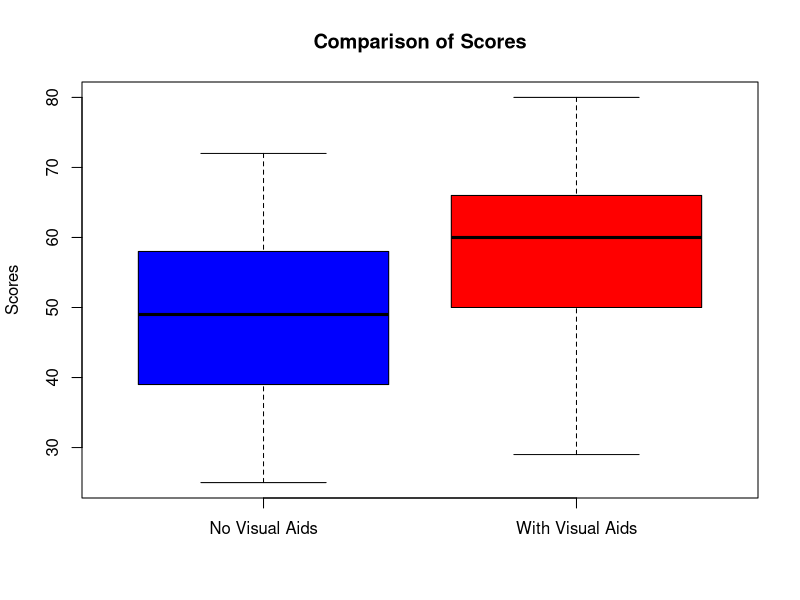
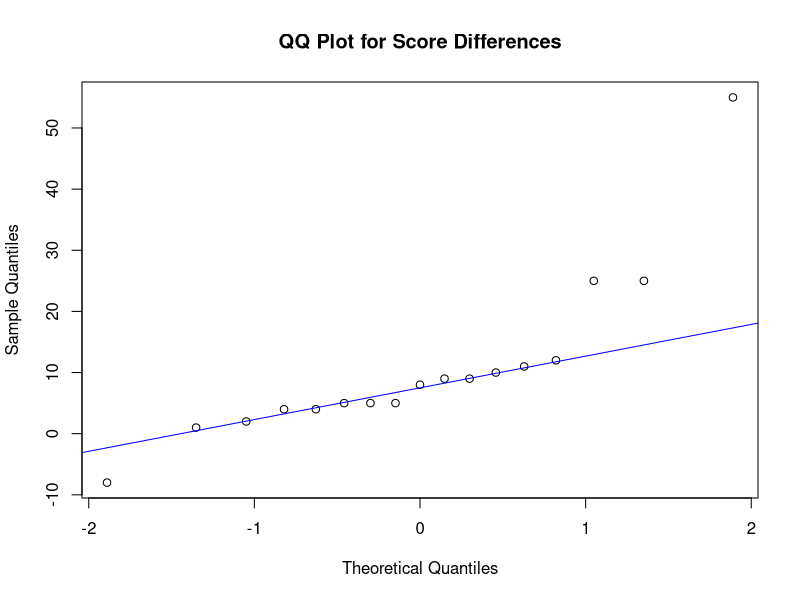
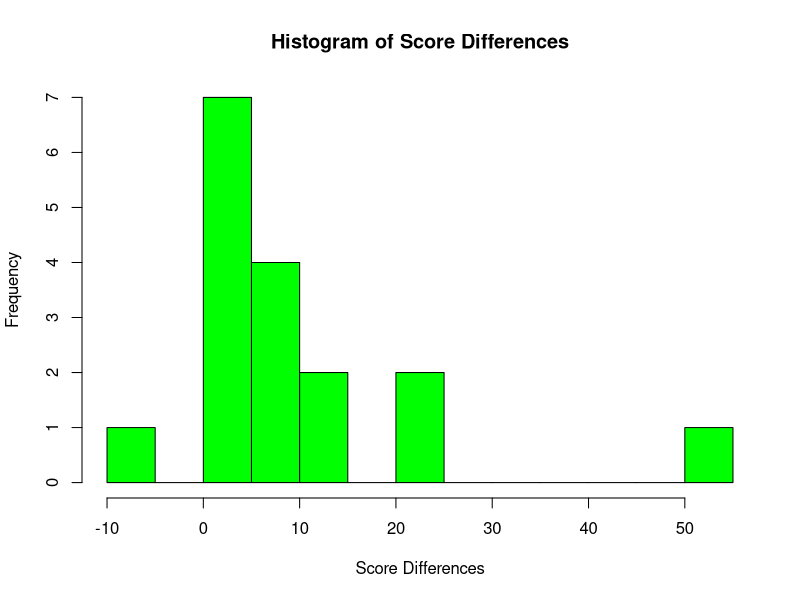

These charts were generated, in order, by the following R code:
student_data <- data.frame(
  student_id = 1:17,
  no_visual_aids = c(50, 60, 58, 72, 36, 51, 49, 49, 25, 52, 41, 32, 58, 39, 25, 40, 61),
  with_visual_aids = c(58, 70, 60, 73, 40, 63, 54, 60, 29, 57, 66, 37, 50, 48, 80, 65, 70)
)

# structure of the data frame
str(student_data)

# Creating a boxplot comparing scores with and without visual aids
windows(20,12)
boxplot(
  student_data$no_visual_aids, student_data$with_visual_aids,
  names = c("No Visual Aids", "With Visual Aids"),
  main = "Comparison of Scores",
  ylab = "Scores",
  col = c("blue", "red")
)

# Installing and loading the e1071 Library 
install.packages("e1071")
library(e1071)

# Calculating the score differences between scores with and without visual aids
score_diff <- student_data$with_visual_aids - student_data$no_visual_aids

# Plotting QQ plot for score differences
windows(20,12)
qqnorm(score_diff, main = "QQ Plot for Score Differences")
qqline(score_diff, col = "blue")

# By using  histogram we can visualize the distribution of score differences
windows(20,12)
hist(score_diff, breaks = 15, col = "green", border = "black", 
     main = "Histogram of Score Differences",
     xlab = "Score Differences")

# Perform Shapiro-Wilk test for normality on score differences
shapiro_test_diff <- shapiro.test(score_diff)
shapiro_test_diff  # Output of the Shapiro-Wilk test

# Summary statistics for score differences
summary(score_diff)

# Combining scores from both groups into one vector
all_scores <- c(student_data$no_visual_aids, student_data$with_visual_aids)
all_scores

# Conducting a normality test on the combined scores
combined_normality <- shapiro.test(all_scores)
combined_normality
#Mean and Median of combined scores
mean_all_scores <- mean(all_scores)
mean_all_scores  # The mean of all scores
median_all_scores <- median(all_scores)
median_all_scores  # The median of all scores

# Calculating the skewness of the combined scores
skewness_all_scores <- skewness(all_scores)
skewness_all_scores  # Skewness of all scores

# Calculating the mean and standard deviation for both conditions
mean_no_visual_aids <- mean(student_data$no_visual_aids)
mean_no_visual_aids
mean_with_visual_aids <- mean(student_data$with_visual_aids)
mean_with_visual_aids
std_no_visual_aids <- sd(student_data$no_visual_aids)
std_no_visual_aids
std_with_visual_aids <- sd(student_data$with_visual_aids)
std_with_visual_aids

# Performing a paired t-test comparing the two conditions
paired_t_test <- t.test(student_data$no_visual_aids, student_data$with_visual_aids, paired = TRUE)
paired_t_test  # Output of the t-test

